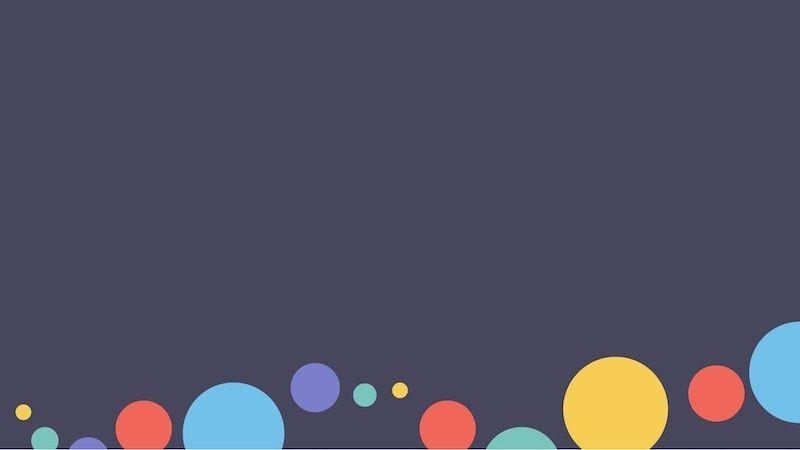
#> input picture Task 2.jpg, 800 x 450 px
$ python 'subtask 2.py'
#> lines starting #> are read from the running program, lines starting #| are printed output that depends on the picture; after the words box and inside, x2 and y2 are one past the last pixel; in counts of white or black regions, pixels touching at a corner belong together
import cv2
import numpy as np

def main():
    img=cv2.imread("Task 2.jpg",-1)                                        #read and show original image
#> img is the input picture: shape (450, 800, 3); mean B, G, R 97, 78.3, 81.3
    cv2.imshow("Original image",img)
    cv2.waitKey(0) & 0xFF
    grey=cv2.cvtColor(img,cv2.COLOR_BGR2GRAY)                              #convert to greyscale and show
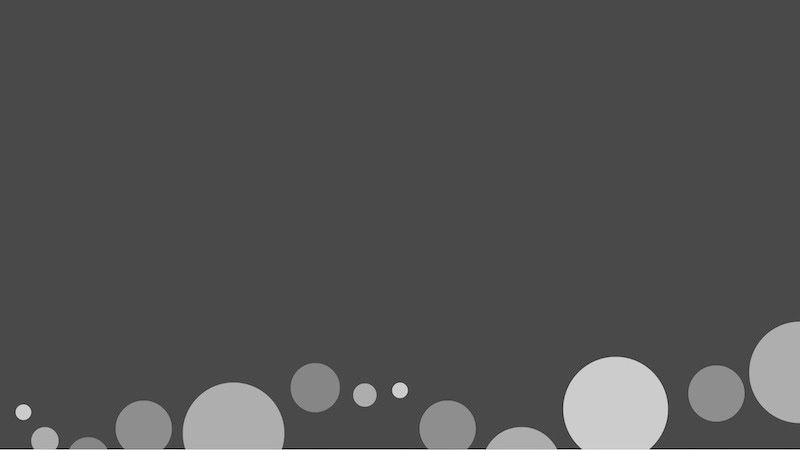
#> grey: shape (450, 800); min 2, max 240, mean 81.2
    cv2.imshow("GreyScale Image",grey)
    cv2.waitKey(0) & 0xFF
    _,binary=cv2.threshold(grey,127,255,0)                                 #convert to binary and show
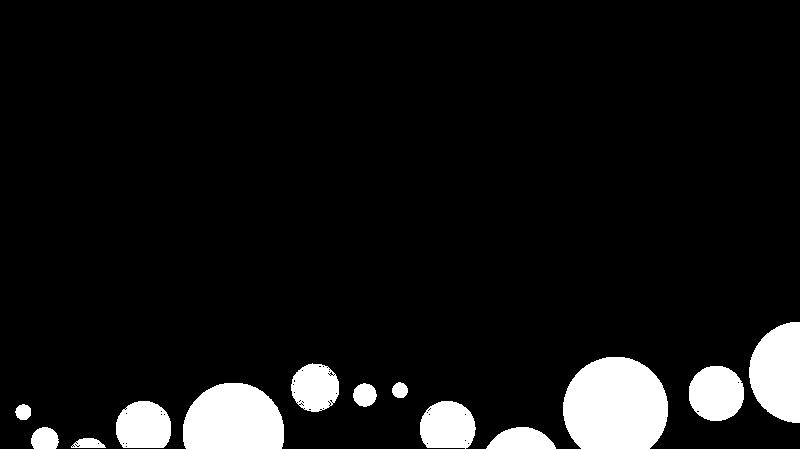
#> binary: shape (450, 800); 8.3% white; 9 white regions, largest, box (x1, y1, x2, y2) and area: (0, 357, 800, 450) 18293, (749, 322, 800, 423) 4056, (689, 366, 744, 421) 2423
    cv2.imshow("Binary Image",binary)
    cv2.waitKey(0) & 0xFF
    cv2.destroyAllWindows()
if __name__=="__main__":
    main()
